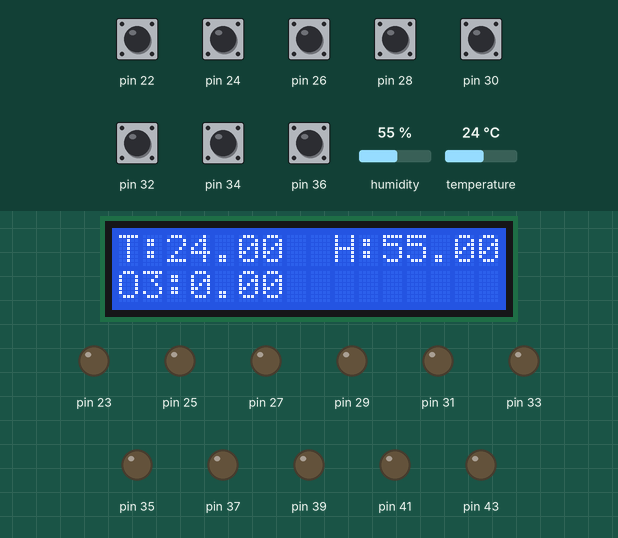
Bench run of a program on a simulated Arduino Mega 2560, built with avr-gcc and run on an emulated ATmega2560. Parts: 16×2 character LCD, output pins drawn as LEDs (lit = HIGH). The inputs (shaded band) are chosen by the test bench; at power-on: pin 22, pin 24, pin 26, pin 28, pin 30, pin 32, pin 34, pin 36 HIGH, humidity 55 %, temperature 24 °C. Pins used as bus, display or sensor lines are not drawn.

Above: at 3.2 s.
3.3 s: pin 22 pulled LOW for 0.15 s
At 4.7 s:
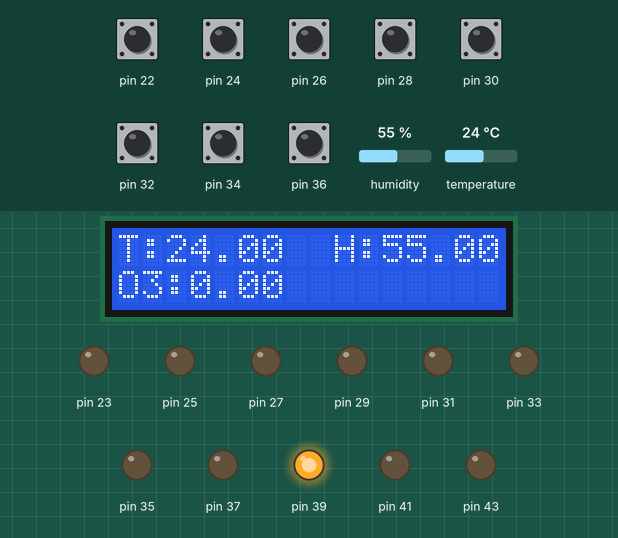
5.0 s: pin 24 pulled LOW for 0.15 s
At 6.3 s:
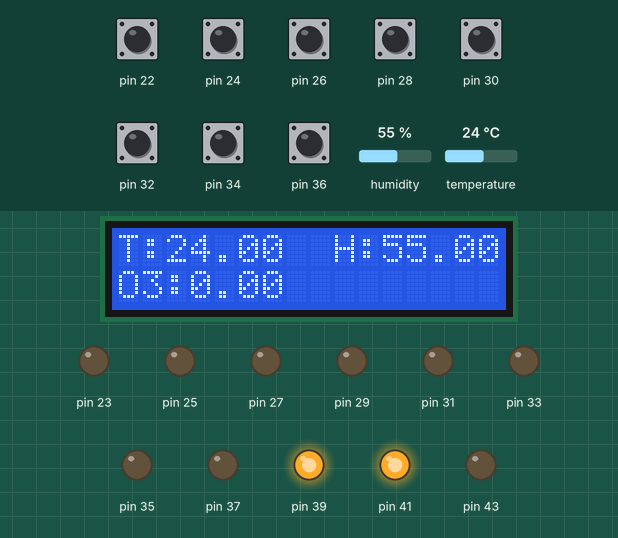
6.7 s: pin 26 pulled LOW for 0.15 s
At 7.7 s:
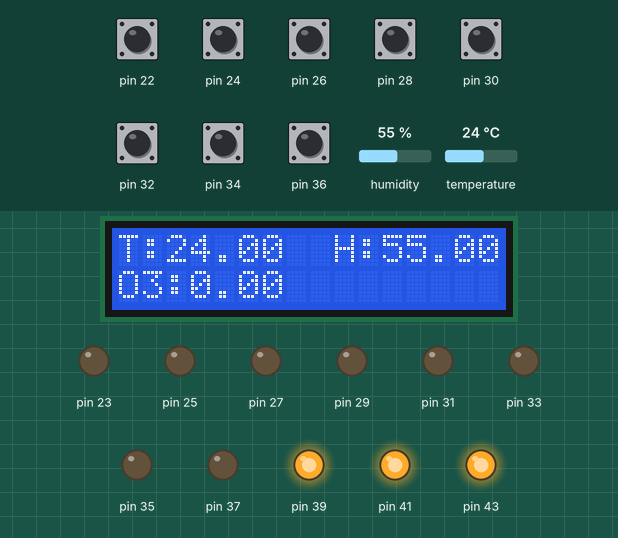
8.4 s: pin 22 pulled LOW for 1 s
At 9.2 s:
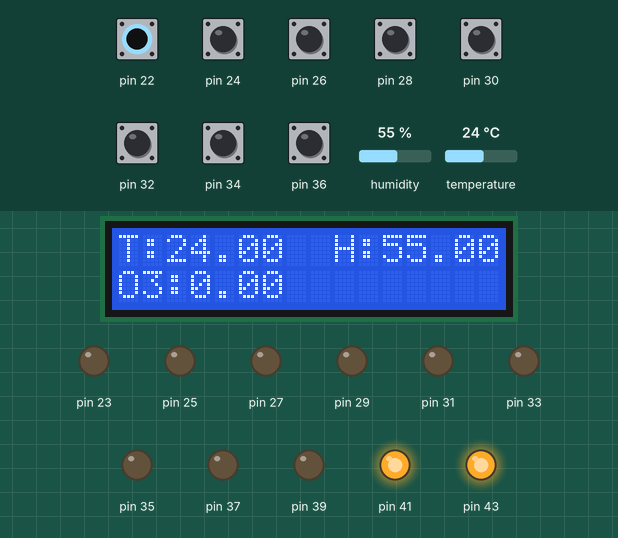
10.9 s: pin 24 pulled LOW for 1 s
At 12.3 s:
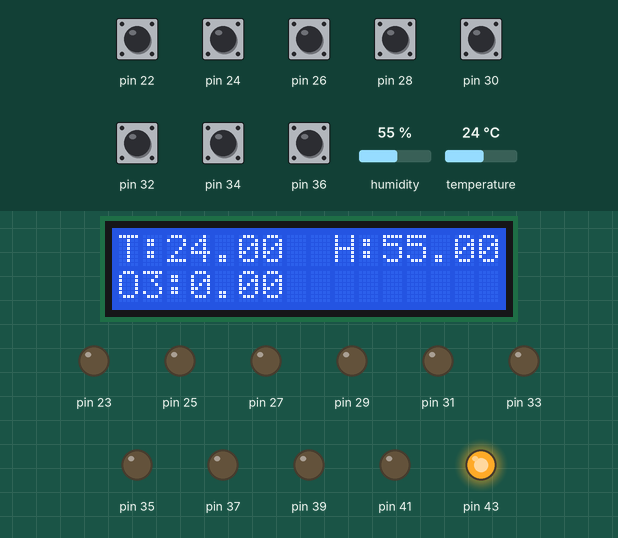
14.9 s: humidity set to 22 %
At 15.4 s:
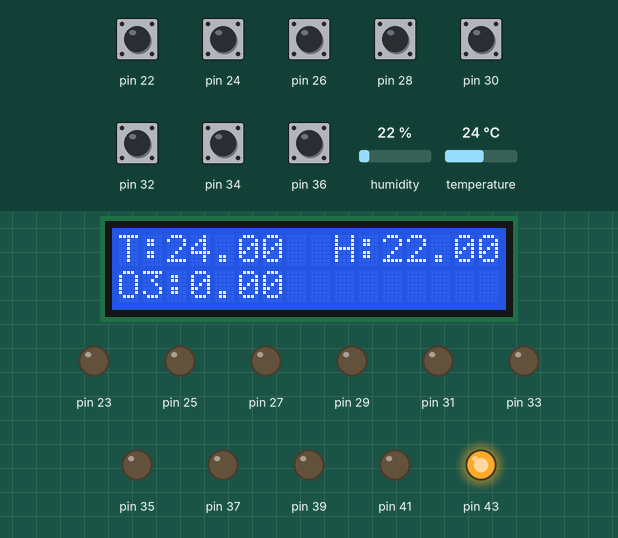
Timing chart, 0 to 17.9 s (numbered marks = the images above; inputs shaded):
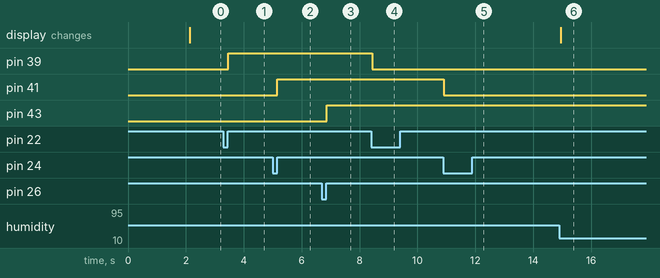

Measured:
- after the input at 3.3 s, pin 39: LOW → HIGH after 0.16 s
- after the input at 5.0 s, pin 41: LOW → HIGH after 0.16 s
- after the input at 6.7 s, pin 43: LOW → HIGH after 0.17 s
- after the input at 8.4 s, pin 39: HIGH → LOW at once
- after the input at 10.9 s, pin 41: HIGH → LOW at once
- after the input at 14.9 s, the display: changes after 0.05 s (image 6)

The program:

main.cpp
```cpp
#include <Arduino.h>
#include <Wire.h>
#include <LiquidCrystal_I2C.h>
#include <DFRobot_DHT20.h>
#include <defs.hpp>

void setup() {
  // START SERIAL
  Serial.begin(9600);

  // SET PINMODES
  pinMode(heat.btn_pin, INPUT_PULLUP);
  pinMode(fan.btn_pin, INPUT_PULLUP);
  pinMode(oz_1.btn_pin, INPUT_PULLUP);
  pinMode(oz_2.btn_pin, INPUT_PULLUP);
  pinMode(neb_1.btn_pin, INPUT_PULLUP);
  pinMode(neb_2.btn_pin, INPUT_PULLUP);
  pinMode(cycle.btn_pin, INPUT_PULLUP);
  pinMode(rec.btn_pin, INPUT_PULLUP);

  pinMode(heat.led_pin, OUTPUT);
  pinMode(fan.led_pin, OUTPUT);
  pinMode(oz_1.led_pin, OUTPUT);
  pinMode(oz_2.led_pin, OUTPUT);
  pinMode(neb_1.led_pin, OUTPUT);
  pinMode(neb_2.led_pin, OUTPUT);
  pinMode(cycle.led_pin, OUTPUT);
  pinMode(rec.led_pin, OUTPUT);

  pinMode(heat.relay_pin_1, OUTPUT);
  pinMode(heat.relay_pin_2, OUTPUT);
  pinMode(fan.relay_pin_1, OUTPUT);
  pinMode(oz_1.relay_pin_1, OUTPUT);
  pinMode(oz_2.relay_pin_1, OUTPUT);
  pinMode(neb_1.relay_pin_1, OUTPUT);
  pinMode(neb_2.relay_pin_1, OUTPUT);

  // START LCD
  lcd.init();
  lcd.backlight();
  lcd.setCursor(0,0);
  lcd.print("====AAPLASMA====");
  lcd.setCursor(0,1);
  lcd.print("OZONATOR CONTROL");
  delay(2000);
  // START DHT20
  // while(dht20.begin()){
  //   Serial.println("Initialize sensor failed");
  //   delay(1000);
  // }
  lcd.clear();
  // MQ-131 SENSOR HEAT UP
  // timer(1, "HEATING MQ-131:");
  // lcd.clear();

  // turn off LEDS
  digitalWrite(heat.led_pin, LOW);
  digitalWrite(fan.led_pin, LOW);
  digitalWrite(oz_1.led_pin, LOW);
  digitalWrite(oz_2.led_pin, LOW);
  digitalWrite(neb_1.led_pin, LOW);
  digitalWrite(neb_2.led_pin, LOW);
  digitalWrite(cycle.led_pin, LOW);
  digitalWrite(rec.led_pin, LOW);

}

void loop() {
  // CHECK BUTTONS
  btns();
  // UPDATE STATES
  update_states();
  // SWITCH RELAYS
  relays();
  // CHECK CYCLE
  // if (btn_cycle_state == 3) cycle();
  // CHECK REC
  // todo: see if this is the correct placement
  // if (btn_rec_state == 3) rec(1);
  // CHECK READINGS
  check_readings();
  // DISPLAY
  disp();
}

void check_readings() {
  temp_hum();
  o3_high();
  o3_low();
}

void btns() {
  /*
  Run the flip flop on all of the buttons

  (maybe not needed?)
  */
  flip_flop(&heat);
  flip_flop(&fan);
  flip_flop(&oz_1);
  flip_flop(&oz_2);
  flip_flop(&neb_1);
  flip_flop(&neb_2);
  flip_flop(&cycle);
  flip_flop(&rec);
}

void update_states() {
  /*
  In theory, this would update the prev state of the structs.

  Not implemented here, but it is implemented in the relays and flip flop func

  Maybe it should be implemented here (?)
  */
}

void relays() {
  /*
  This funstion will check if the button state has changed in the last cycle.

  If the state has changed, it will switch the relay to the appropriate state (I/O).

  Then, the prev state of the struct will be updated to reflect in the next cycle
  that the state has not changed.
  */
  if (heat.state != heat.prev_state) {
    if (heat.state == 2) {
      digitalWrite(heat.relay_pin_1, HIGH);
      digitalWrite(heat.relay_pin_2, HIGH);
    }
    else {
      digitalWrite(heat.relay_pin_1, LOW);
      digitalWrite(heat.relay_pin_1, LOW);
    }
    heat.prev_state = heat.state;
  }

  if (fan.state != fan.prev_state) {
    if (fan.state == 2) digitalWrite(fan.relay_pin_1, HIGH);
    else digitalWrite(fan.relay_pin_1, LOW);
    fan.prev_state = fan.state;
  }

  if (oz_1.state != oz_1.prev_state) {
    if (oz_1.state == 2) digitalWrite(oz_1.relay_pin_1, HIGH);
    else digitalWrite(oz_1.relay_pin_1, LOW);
    oz_1.prev_state = oz_1.state;
  }

  if (oz_2.state != oz_2.prev_state) {
    if (oz_2.state == 2) digitalWrite(oz_2.relay_pin_1, HIGH);
    else digitalWrite(oz_2.relay_pin_1, LOW);
    oz_2.prev_state = oz_2.state;
  }

  if (neb_1.state != neb_1.prev_state) {
    if (neb_1.state == 2) digitalWrite(neb_1.relay_pin_1, HIGH);
    else digitalWrite(neb_1.relay_pin_1, LOW);
    neb_1.prev_state = neb_2.state;
  }

  if (neb_2.state != neb_2.prev_state) {
    if (neb_2.state == 2) digitalWrite(neb_2.relay_pin_1, HIGH);
    else digitalWrite(neb_2.relay_pin_1, LOW);
    neb_2.prev_state = neb_2.state;
  }
}

void temp_hum() {
  /*
  This is just a function to get the temp and humidity from the DHT22
  */
  temp_val = dht20.getTemperature();
  hum_val = dht20.getHumidity();
}

void o3_high() {
  /*
  Function to get the data from the MQ-131, Ozone 2-click
  */
}

void o3_low() {
  /*
  Function to get the data from the other ozone sensor
  */
}

void run_cycle() {
  /*
  Function to run the auto cycle
  All times are in minutes

  This can be modified later, but it basically goes like this:
    1) ozone on
    2) ozone off and mix with fan
    3) heater on and heater fan on
    4) heater and heater fan off and mixer fan on
  */
  unsigned int ozone_on = 1 * 60000;
  unsigned int mix_1 = 1 * 60000;
  unsigned int heat_on = 1 * 60000;
  unsigned int mix_2 = 1 * 60000;
  unsigned int cycle_start = millis();

  // turn off all relays if they are on
  heat.state = 0, oz_1.state = 0, oz_2.state = 0, neb_1.state = 0, neb_2.state = 0;
  relays();

  while (cycle.state != 0) {
    // todo: get a timer on the screen here, also turn on the correct LEDs

    // ozone on
    if (cycle.state != 0) {
    digitalWrite(oz_1.relay_pin_1, HIGH);
    digitalWrite(oz_2.relay_pin_1, HIGH);
    }
    while (((cycle_start - millis()) < ozone_on) && cycle.state != 0) {
      flip_flop(&cycle);
      flip_flop(&rec);
    }

    // ozone off and mix
    if (cycle.state != 0) {
      digitalWrite(oz_1.relay_pin_1, LOW);
      digitalWrite(oz_2.relay_pin_1, LOW);
      digitalWrite(fan.relay_pin_1, HIGH);
    }
    while (((cycle_start - millis()) < mix_1) && cycle.state != 0) {
      flip_flop(&cycle);
      flip_flop(&rec);
    }

    // end mix and heat on
    if (cycle.state != 0) {
      digitalWrite(fan.relay_pin_1, LOW);
      digitalWrite(heat.relay_pin_1, HIGH);
      digitalWrite(heat.relay_pin_2, HIGH);
    }
    while (((cycle_start - millis()) < heat_on) && cycle.state != 0) {
      flip_flop(&cycle);
      flip_flop(&rec);
    }

    // end heat and mix
    if (cycle.state != 0) {
      digitalWrite(heat.relay_pin_1, LOW);
      digitalWrite(heat.relay_pin_2, LOW);
      digitalWrite(fan.relay_pin_1, HIGH);
    }
    while (((cycle_start - millis()) < mix_2) && cycle.state != 0) {
      flip_flop(&cycle);
      flip_flop(&rec);
    }
    // always turn off this fan anyway
    digitalWrite(fan.relay_pin_1, LOW);
  }
}

void run_rec(bool io) {
  if (io) Serial.println("<REC&1>");
  else Serial.println("<REC&0>");
}

void disp() {
  /*
  Main display module function to show heat, hum and o3

  This will update as often as it gets the chance, which may be bad

  This checks high and low ozone sensors, but displays one:
    if the reading is below what the MQ-131 can do, display low val
    otherwise display the max of the two readings
  */
  lcd.clear();
  lcd.setCursor(0,0);
  lcd.print("T:");
  lcd.print(temp_val);
  lcd.setCursor(9,0);
  lcd.print("H:");
  lcd.print(hum_val);
  lcd.setCursor(0,1);
  lcd.print("O3:");
  if (o3_low_val < 10) lcd.print(o3_low_val);
  else lcd.print(max(o3_low_val, o3_high_val));
}

void timer(int mins, String txt) {
  /*
  This is a totally disgusting function to simply display a timer with a title

  This really sucks
  */

  int milli = millis();
  int mins_val = mins;

  while((int)(millis() - milli) < (60000 * mins)) {
    lcd.setCursor(0,0);
    lcd.print(txt);
    lcd.setCursor(0,1);
    int secs_elapsed = (millis()-milli)/1000;
    if (mins_val < 10) lcd.print(0);
    lcd.print(mins_val);
    lcd.print(":");
    int secs_val = 60 - (secs_elapsed)%60;
    if (secs_val == 60) {
      secs_val = 0;
      mins_val--;
    }
    if (secs_val < 10) lcd.print(0);
    lcd.print(secs_val);
    delay(1000);
    lcd.clear();
  }
  milli = millis();
  lcd.setCursor(0,0);
  lcd.print(txt);
  lcd.setCursor(0,1);
  lcd.print("DONE!");
  delay(5000);
}

void flip_flop(btn_interface *inter) {
  /*
  This is the main button driver function

  Implements a state machine to hold the button I/O in a certain state

  Additionally, when the state switches, it will change the cuttent and prev state in the interface.
  Again, previous state should probably be dealt with somewhere else.
  */
  switch( inter->state ) {
    case 0://------------------------ I'm off and in restmode
      if ( digitalRead(inter->btn_pin) == LOW ) {
        // switch relay OFF
        // switch LED OFF
        inter->prev_state = 0;
        inter->state = 1;
      }
      break;
    case 1://------------------------ I'm in ON mode, w8 4 keyrelease
      if ( digitalRead(inter->btn_pin) == HIGH ) {
        inter->prev_state = 1;
        inter->state = 2;
      }
      break;
    case 2://------------------------ I'm ON and in restmode
      if (  digitalRead(inter->btn_pin) == LOW ) {
        // switch relay ON
        // switch LED ON
        inter->prev_state = 2;
        inter->state = 3;
      }
      break;
    case 3://------------------------ I'm in OFF mode, w8 4 keyrelease
      if ( digitalRead(inter->btn_pin) == HIGH ) {
        inter->prev_state = 3;
        inter->state = 0;
      }
      break;
  }
}
```

defs.hpp
```cpp
#include <Arduino.h>
#include <Wire.h>
#include <LiquidCrystal_I2C.h>
#include <DFRobot_DHT20.h>

typedef struct btn_interface {
    int btn_pin;
    int led_pin;
    int relay_pin_1;
    int relay_pin_2;
    byte state;
    byte prev_state;
} btn_interface;

// STRUCT DEFS
// todo: enter real relay pin vals
btn_interface heat = {22, 23, 39, NULL, 0, 4};
btn_interface fan = {24, 25, 41, NULL, 0, 4};
btn_interface oz_1 = {26, 27, 43, NULL, 0, 4};
btn_interface oz_2 = {28, 29, NULL, NULL, 0, 4};
btn_interface neb_1 = {30, 31, NULL, NULL, 0, 4};
btn_interface neb_2 = {32, 33, NULL, NULL, 0, 4};
btn_interface cycle = {34, 35, NULL, NULL, 0, 4};
btn_interface rec = {36, 37, NULL, NULL, 0, 4};

// MEASUREMENT VARS
float temp_val = 0;
float hum_val = 0;
float o3_high_val = 0;
float o3_low_val = 0;

// INIT PERIPHERALS
LiquidCrystal_I2C lcd(0x27, 16, 2);
DFRobot_DHT20 dht20;

// FUNC DEFS
void btns();
void update_states();
void relays();
void check_readings();
void temp_hum();
void o3_high();
void o3_low();
void run_cycle();
void run_rec(bool io);
void disp();
void timer(int mins, String txt);
void flip_flop(btn_interface *inter);
```
